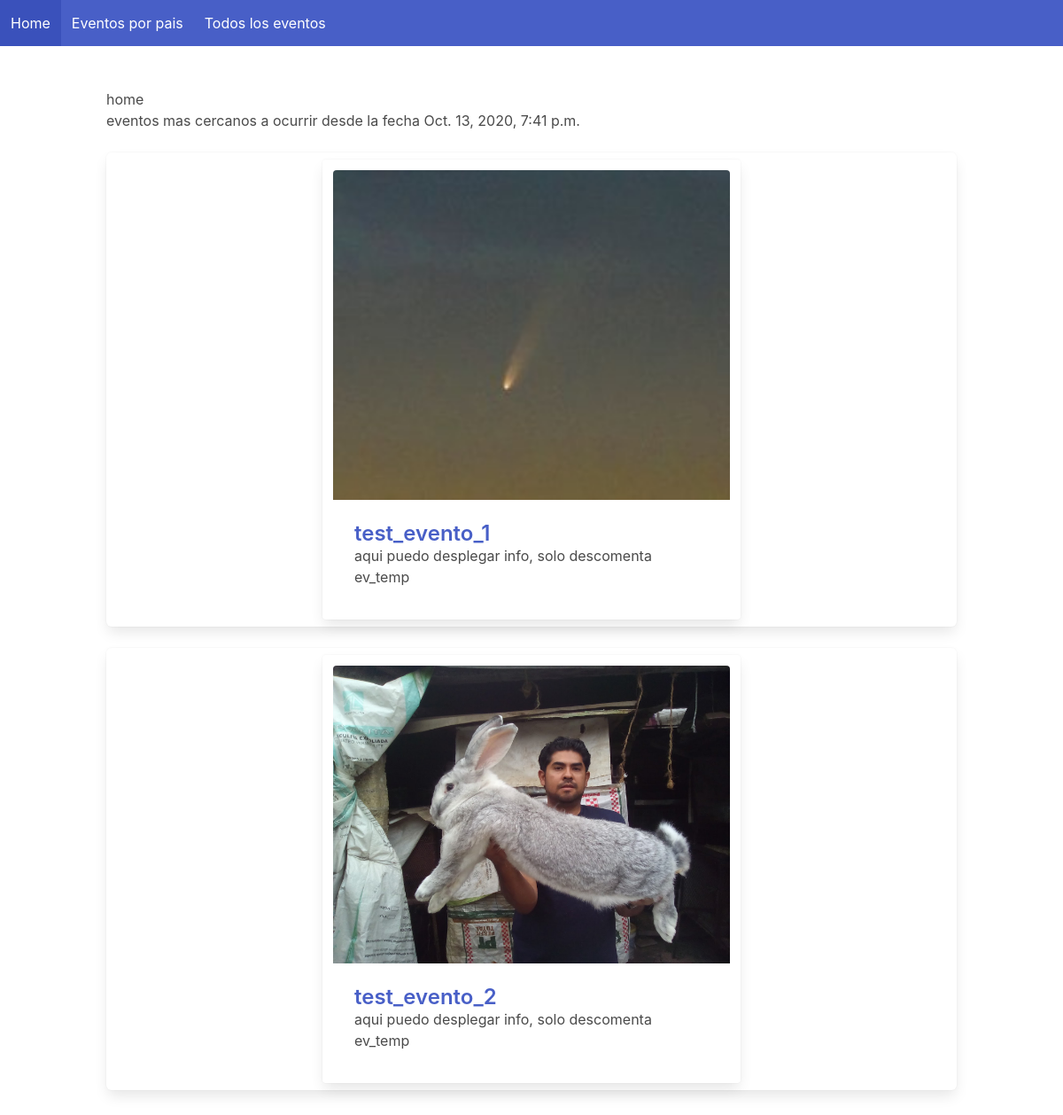
The page / on the database its author committed.
### event/models.py (models this page shows, shortened)
class Event(models.Model):
	title = models.CharField(max_length=149, unique=True)
	description = models.TextField(blank=True)
	country = models.ForeignKey(Country, on_delete=models.CASCADE)
	start_date = models.DateField(default=init)
	end_date = models.DateField(default=end)
	banner_1 = models.FileField(upload_to='banners/', blank=True, null=True, default="banners/default.jpeg")
	use_banner_1 = models.BooleanField(default=False)
	banner_2 = models.FileField(upload_to='banners/', blank=True, null=True)
	use_banner_2 = models.BooleanField(default=False)
	link_1 = models.URLField(default="",null=True, blank=True)
	link_1_text = models.CharField(max_length=300,blank=True,null=True)
	use_link_1 = models.BooleanField(default=False)
	link_2 = models.URLField(default="",null=True, blank=True)
	link_2_text = models.CharField(max_length=300,blank=True,null=True)
	use_link_2 = models.BooleanField(default=False)

### event/views.py (the view)
# urls.py: path('',home,name='home'),
def home(request):
	context = {}
	time=timezone.now()
	context["time"] = time
	n_events = Event.objects.all().filter(start_date__gte=timezone.now()).order_by('start_date')[:settings.N_ELEMENTS]
	context["events"] = n_events
	return render(request, 'home.html', context)

### templates/home.html
{% extends './base.html' %}
{% block content %}
home
<br>
eventos mas cercanos a ocurrir desde la fecha {{time}}
<br>
<br>
<div class="tile is-ancestor">
	<div class="tile is-vertical ">
		<div class="tile">
			<div class="tile is-parent is-vertical">
				{% for event in events %}
				<article class="tile is-child box ">
					{% include './ev_temp.html' %}
				</article>
				{% endfor %}
			</div>
		</div>
	</div>
</div>
{% endblock %}

### templates/ev_temp.html (shortened to what this page needs)
<div class="columns is-mobile is-centered">
	<div class="card column is-half ">
		<div class="card-image ">
			<figure class="image ">
				<img src="/files/{{event.banner_1}}" alt="Placeholder image"  >
			</figure>
		</div>
		<div class="card-content">
			<div class="media">
				<div class="media-content">
					<p class="title is-4"><a href="/event/{{event.id}}">{{event.title}}</a></p>
				</div>
			</div>
aqui puedo desplegar info, solo descomenta ev_temp
		</div>
	</div>
</div>

### rows shown on the page
Event: banner_1 (picture), title "test_evento_1"
Event: banner_1 (picture), title "test_evento_2"
